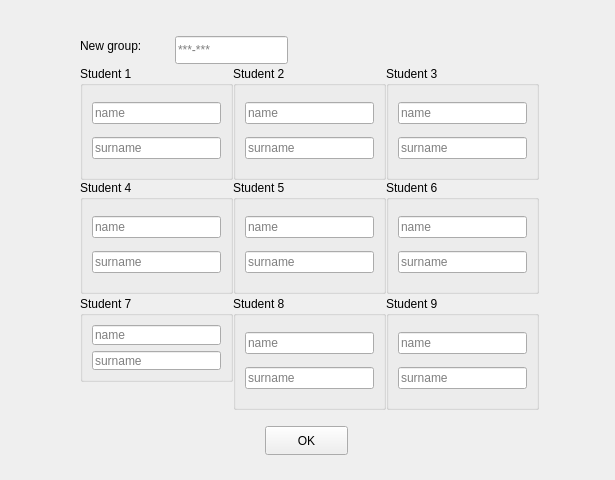
<?xml version="1.0" encoding="UTF-8"?>
<ui version="4.0">
 <class>addGroup</class>
 <widget class="QWidget" name="addGroup">
  <property name="geometry">
   <rect>
    <x>0</x>
    <y>0</y>
    <width>615</width>
    <height>480</height>
   </rect>
  </property>
  <property name="windowTitle">
   <string>Form</string>
  </property>
  <property name="windowIcon">
   <iconset>
    <normaloff>../../../../../Users/User/Documents/Tempовая хуйня/easter egg.jpg</normaloff>../../../../../Users/User/Documents/Tempовая хуйня/easter egg.jpg</iconset>
  </property>
  <widget class="QGroupBox" name="groupBox_5">
   <property name="geometry">
    <rect>
     <x>233</x>
     <y>180</y>
     <width>153</width>
     <height>114</height>
    </rect>
   </property>
   <property name="title">
    <string>Student 5</string>
   </property>
   <layout class="QVBoxLayout" name="verticalLayout_9">
    <item>
     <widget class="QLineEdit" name="lineEdit_9">
      <property name="text">
       <string/>
      </property>
      <property name="placeholderText">
       <string>name</string>
      </property>
     </widget>
    </item>
    <item>
     <widget class="QLineEdit" name="lineEdit_10">
      <property name="text">
       <string/>
      </property>
      <property name="placeholderText">
       <string>surname</string>
      </property>
     </widget>
    </item>
   </layout>
  </widget>
  <widget class="QLabel" name="label">
   <property name="geometry">
    <rect>
     <x>80</x>
     <y>36</y>
     <width>100</width>
     <height>20</height>
    </rect>
   </property>
   <property name="text">
    <string>New group:</string>
   </property>
  </widget>
  <widget class="QGroupBox" name="groupBox_7">
   <property name="geometry">
    <rect>
     <x>80</x>
     <y>296</y>
     <width>153</width>
     <height>86</height>
    </rect>
   </property>
   <property name="title">
    <string>Student 7</string>
   </property>
   <layout class="QVBoxLayout" name="verticalLayout_5">
    <item>
     <widget class="QLineEdit" name="lineEdit_13">
      <property name="text">
       <string/>
      </property>
      <property name="placeholderText">
       <string>name</string>
      </property>
     </widget>
    </item>
    <item>
     <widget class="QLineEdit" name="lineEdit_14">
      <property name="text">
       <string/>
      </property>
      <property name="placeholderText">
       <string>surname</string>
      </property>
     </widget>
    </item>
   </layout>
  </widget>
  <widget class="QGroupBox" name="groupBox_3">
   <property name="geometry">
    <rect>
     <x>386</x>
     <y>66</y>
     <width>153</width>
     <height>114</height>
    </rect>
   </property>
   <property name="title">
    <string>Student 3</string>
   </property>
   <layout class="QVBoxLayout" name="verticalLayout_3">
    <item>
     <widget class="QLineEdit" name="lineEdit_5">
      <property name="text">
       <string/>
      </property>
      <property name="placeholderText">
       <string>name</string>
      </property>
     </widget>
    </item>
    <item>
     <widget class="QLineEdit" name="lineEdit_6">
      <property name="text">
       <string/>
      </property>
      <property name="placeholderText">
       <string>surname</string>
      </property>
     </widget>
    </item>
   </layout>
  </widget>
  <widget class="QGroupBox" name="groupBox">
   <property name="geometry">
    <rect>
     <x>80</x>
     <y>66</y>
     <width>153</width>
     <height>114</height>
    </rect>
   </property>
   <property name="title">
    <string>Student 1</string>
   </property>
   <layout class="QVBoxLayout" name="verticalLayout">
    <item>
     <widget class="QLineEdit" name="lineEdit">
      <property name="text">
       <string/>
      </property>
      <property name="placeholderText">
       <string>name</string>
      </property>
     </widget>
    </item>
    <item>
     <widget class="QLineEdit" name="lineEdit_2">
      <property name="text">
       <string/>
      </property>
      <property name="placeholderText">
       <string>surname</string>
      </property>
     </widget>
    </item>
   </layout>
  </widget>
  <widget class="QGroupBox" name="groupBox_6">
   <property name="geometry">
    <rect>
     <x>386</x>
     <y>180</y>
     <width>153</width>
     <height>114</height>
    </rect>
   </property>
   <property name="title">
    <string>Student 6</string>
   </property>
   <layout class="QVBoxLayout" name="verticalLayout_8">
    <item>
     <widget class="QLineEdit" name="lineEdit_11">
      <property name="text">
       <string/>
      </property>
      <property name="placeholderText">
       <string>name</string>
      </property>
     </widget>
    </item>
    <item>
     <widget class="QLineEdit" name="lineEdit_12">
      <property name="text">
       <string/>
      </property>
      <property name="placeholderText">
       <string>surname</string>
      </property>
     </widget>
    </item>
   </layout>
  </widget>
  <widget class="QGroupBox" name="groupBox_4">
   <property name="geometry">
    <rect>
     <x>80</x>
     <y>180</y>
     <width>153</width>
     <height>114</height>
    </rect>
   </property>
   <property name="title">
    <string>Student 4</string>
   </property>
   <layout class="QVBoxLayout" name="verticalLayout_10">
    <item>
     <widget class="QLineEdit" name="lineEdit_7">
      <property name="text">
       <string/>
      </property>
      <property name="placeholderText">
       <string>name</string>
      </property>
     </widget>
    </item>
    <item>
     <widget class="QLineEdit" name="lineEdit_8">
      <property name="text">
       <string/>
      </property>
      <property name="placeholderText">
       <string>surname</string>
      </property>
     </widget>
    </item>
   </layout>
  </widget>
  <widget class="QLineEdit" name="lineEdit_groupNum">
   <property name="geometry">
    <rect>
     <x>175</x>
     <y>36</y>
     <width>113</width>
     <height>28</height>
    </rect>
   </property>
   <property name="placeholderText">
    <string>***-***</string>
   </property>
  </widget>
  <widget class="QGroupBox" name="groupBox_2">
   <property name="geometry">
    <rect>
     <x>233</x>
     <y>66</y>
     <width>153</width>
     <height>114</height>
    </rect>
   </property>
   <property name="title">
    <string>Student 2</string>
   </property>
   <layout class="QVBoxLayout" name="verticalLayout_2">
    <item>
     <widget class="QLineEdit" name="lineEdit_3">
      <property name="text">
       <string/>
      </property>
      <property name="placeholderText">
       <string>name</string>
      </property>
     </widget>
    </item>
    <item>
     <widget class="QLineEdit" name="lineEdit_4">
      <property name="text">
       <string/>
      </property>
      <property name="placeholderText">
       <string>surname</string>
      </property>
     </widget>
    </item>
   </layout>
  </widget>
  <widget class="QPushButton" name="pushButton">
   <property name="geometry">
    <rect>
     <x>265</x>
     <y>426</y>
     <width>83</width>
     <height>29</height>
    </rect>
   </property>
   <property name="text">
    <string>OK</string>
   </property>
  </widget>
  <widget class="QGroupBox" name="groupBox_8">
   <property name="geometry">
    <rect>
     <x>233</x>
     <y>296</y>
     <width>153</width>
     <height>114</height>
    </rect>
   </property>
   <property name="title">
    <string>Student 8</string>
   </property>
   <layout class="QVBoxLayout" name="verticalLayout_6">
    <item>
     <widget class="QLineEdit" name="lineEdit_15">
      <property name="text">
       <string/>
      </property>
      <property name="placeholderText">
       <string>name</string>
      </property>
     </widget>
    </item>
    <item>
     <widget class="QLineEdit" name="lineEdit_16">
      <property name="text">
       <string/>
      </property>
      <property name="placeholderText">
       <string>surname</string>
      </property>
     </widget>
    </item>
   </layout>
  </widget>
  <widget class="QGroupBox" name="groupBox_9">
   <property name="geometry">
    <rect>
     <x>386</x>
     <y>296</y>
     <width>153</width>
     <height>114</height>
    </rect>
   </property>
   <property name="title">
    <string>Student 9</string>
   </property>
   <layout class="QVBoxLayout" name="verticalLayout_7">
    <item>
     <widget class="QLineEdit" name="lineEdit_17">
      <property name="text">
       <string/>
      </property>
      <property name="placeholderText">
       <string>name</string>
      </property>
     </widget>
    </item>
    <item>
     <widget class="QLineEdit" name="lineEdit_18">
      <property name="text">
       <string/>
      </property>
      <property name="placeholderText">
       <string>surname</string>
      </property>
     </widget>
    </item>
   </layout>
  </widget>
 </widget>
 <resources/>
 <connections/>
</ui>
